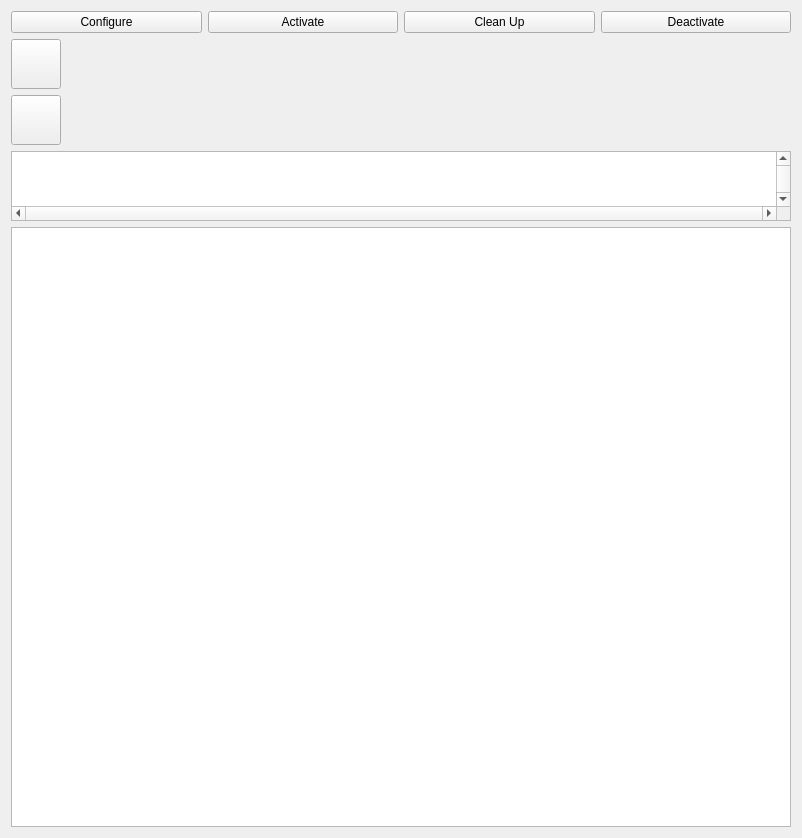
<?xml version="1.0" encoding="UTF-8"?>
<ui version="4.0">
 <class>RosLifecycleManager</class>
 <widget class="QWidget" name="RosLifecycleManager">
  <property name="geometry">
   <rect>
    <x>0</x>
    <y>0</y>
    <width>802</width>
    <height>647</height>
   </rect>
  </property>
  <property name="windowTitle">
   <string>Lifecycle Manager</string>
  </property>
  <layout class="QVBoxLayout" name="verticalLayout" stretch="0,0,0,0,0,0">
   <item>
    <layout class="QHBoxLayout" name="horizontalLayoutActions">
     <item>
      <widget class="QPushButton" name="pushConfigureObj">
       <property name="text">
        <string>Configure</string>
       </property>
      </widget>
     </item>
     <item>
      <widget class="QPushButton" name="pushActivateObj">
       <property name="text">
        <string>Activate</string>
       </property>
      </widget>
     </item>
     <item>
      <widget class="QPushButton" name="pushCleanObj">
       <property name="text">
        <string>Clean Up</string>
       </property>
      </widget>
     </item>
     <item>
      <widget class="QPushButton" name="pushDeactivateObj">
       <property name="text">
        <string>Deactivate</string>
       </property>
      </widget>
     </item>
    </layout>
   </item>
   <item>
    <spacer name="verticalSpacer">
     <property name="orientation">
      <enum>Qt::Vertical</enum>
     </property>
     <property name="sizeHint" stdset="0">
      <size>
       <width>20</width>
       <height>40</height>
      </size>
     </property>
    </spacer>
   </item>
   <item>
    <widget class="QPushButton" name="pushRefresh">
     <property name="minimumSize">
      <size>
       <width>50</width>
       <height>50</height>
      </size>
     </property>
     <property name="maximumSize">
      <size>
       <width>50</width>
       <height>50</height>
      </size>
     </property>
     <property name="text">
      <string/>
     </property>
     <property name="icon">
      <iconset>
       <normaloff>../../../../Desktop/refresh.png</normaloff>../../../../Desktop/refresh.png</iconset>
     </property>
    </widget>
   </item>
   <item>
    <widget class="QPushButton" name="pushShutdownObj">
     <property name="minimumSize">
      <size>
       <width>50</width>
       <height>50</height>
      </size>
     </property>
     <property name="maximumSize">
      <size>
       <width>50</width>
       <height>50</height>
      </size>
     </property>
     <property name="text">
      <string/>
     </property>
     <property name="icon">
      <iconset>
       <normaloff>../../../../Desktop/shutdown.jpg</normaloff>../../../../Desktop/shutdown.jpg</iconset>
     </property>
    </widget>
   </item>
   <item>
    <layout class="QHBoxLayout" name="horizontalLayoutNodeList">
     <item>
      <widget class="QListWidget" name="lifecycleNodeList">
       <property name="verticalScrollBarPolicy">
        <enum>Qt::ScrollBarAlwaysOn</enum>
       </property>
       <property name="horizontalScrollBarPolicy">
        <enum>Qt::ScrollBarAlwaysOn</enum>
       </property>
       <property name="sizeAdjustPolicy">
        <enum>QAbstractScrollArea::AdjustToContents</enum>
       </property>
       <property name="viewMode">
        <enum>QListView::ListMode</enum>
       </property>
      </widget>
     </item>
    </layout>
   </item>
   <item>
    <widget class="QGraphicsView" name="graphicsViewObj">
     <property name="sizePolicy">
      <sizepolicy hsizetype="Minimum" vsizetype="Minimum">
       <horstretch>150</horstretch>
       <verstretch>150</verstretch>
      </sizepolicy>
     </property>
     <property name="minimumSize">
      <size>
       <width>0</width>
       <height>600</height>
      </size>
     </property>
     <property name="renderHints">
      <set>QPainter::Antialiasing|QPainter::HighQualityAntialiasing|QPainter::SmoothPixmapTransform|QPainter::TextAntialiasing</set>
     </property>
     <property name="resizeAnchor">
      <enum>QGraphicsView::AnchorViewCenter</enum>
     </property>
    </widget>
   </item>
  </layout>
 </widget>
 <resources/>
 <connections/>
</ui>
